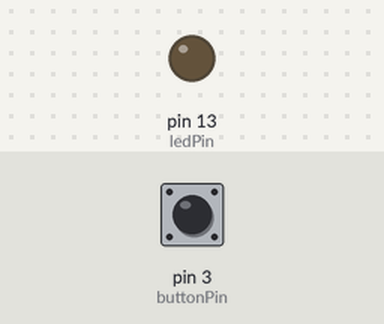
Bench run of a sketch on a simulated Arduino Uno, built with avr-gcc and run on an emulated ATmega328P. Parts: output pins drawn as LEDs (lit = HIGH). Inputs (shaded band) come from the test bench; at power-on: pin 3 (buttonPin) LOW.

Above: at 1.2 s.
1.3 s: pin 3 (buttonPin) pulled HIGH for 0.15 s
At 2.2 s:
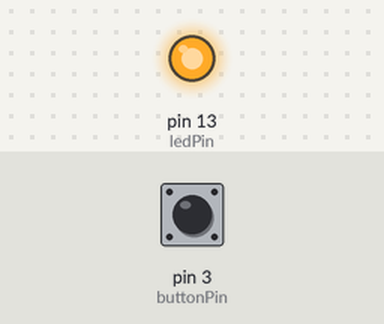
2.9 s: pin 3 (buttonPin) pulled HIGH for 1 s
At 3.4 s:
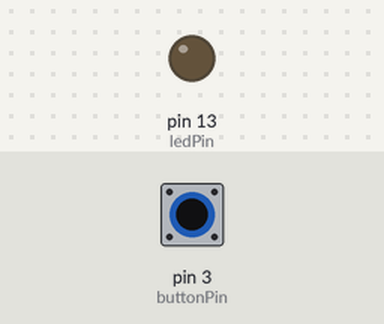
5.4 s: pin 3 (buttonPin) pulled HIGH for 3.2 s
At 6.5 s:
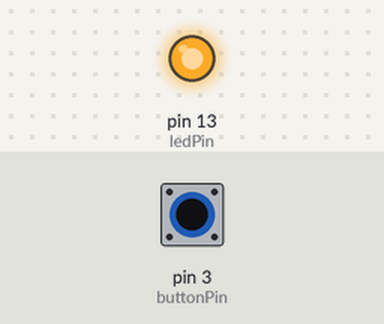
Timing chart, 0 to 8.4 s (numbered marks = the images above; inputs shaded):
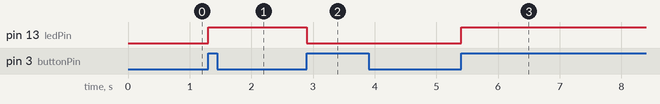

The sketch:

led_switch_with_state.ino
```cpp
const int buttonPin = 3; // the number of the pushbutton pin
const int ledPin =  13;  // the number of the LED pin

// Variables will change:
int lastButtonState = LOW;   // the previous state of the button
int currentButtonState;      // the current state of the button
bool ledState = false;       // state of the LED, initially off

void setup() {
  pinMode(ledPin, OUTPUT);      // initialize the LED pin as an output
  pinMode(buttonPin, INPUT);    // initialize the pushbutton pin as an input
}

void loop() {
  currentButtonState = digitalRead(buttonPin);

  // compare the button's current state to its previous state
  if (currentButtonState != lastButtonState) {
    // if the state has changed, and the current state is HIGH (button pressed)
    if (currentButtonState == HIGH) {
      ledState = !ledState; // toggle the state of the LED
      digitalWrite(ledPin, ledState ? HIGH : LOW); // set the LED according to the toggled state
    }
    // Delay a little bit to avoid bouncing
    delay(50);
  }

  // save the current state as the last state,
  // for the next time through the loop
  lastButtonState = currentButtonState;
}
```

Measured:
- after the input at 1.3 s, pin 13 (ledPin): LOW → HIGH at once
- after the input at 2.9 s, pin 13 (ledPin): HIGH → LOW at once
- after the input at 5.4 s, pin 13 (ledPin): LOW → HIGH at once
